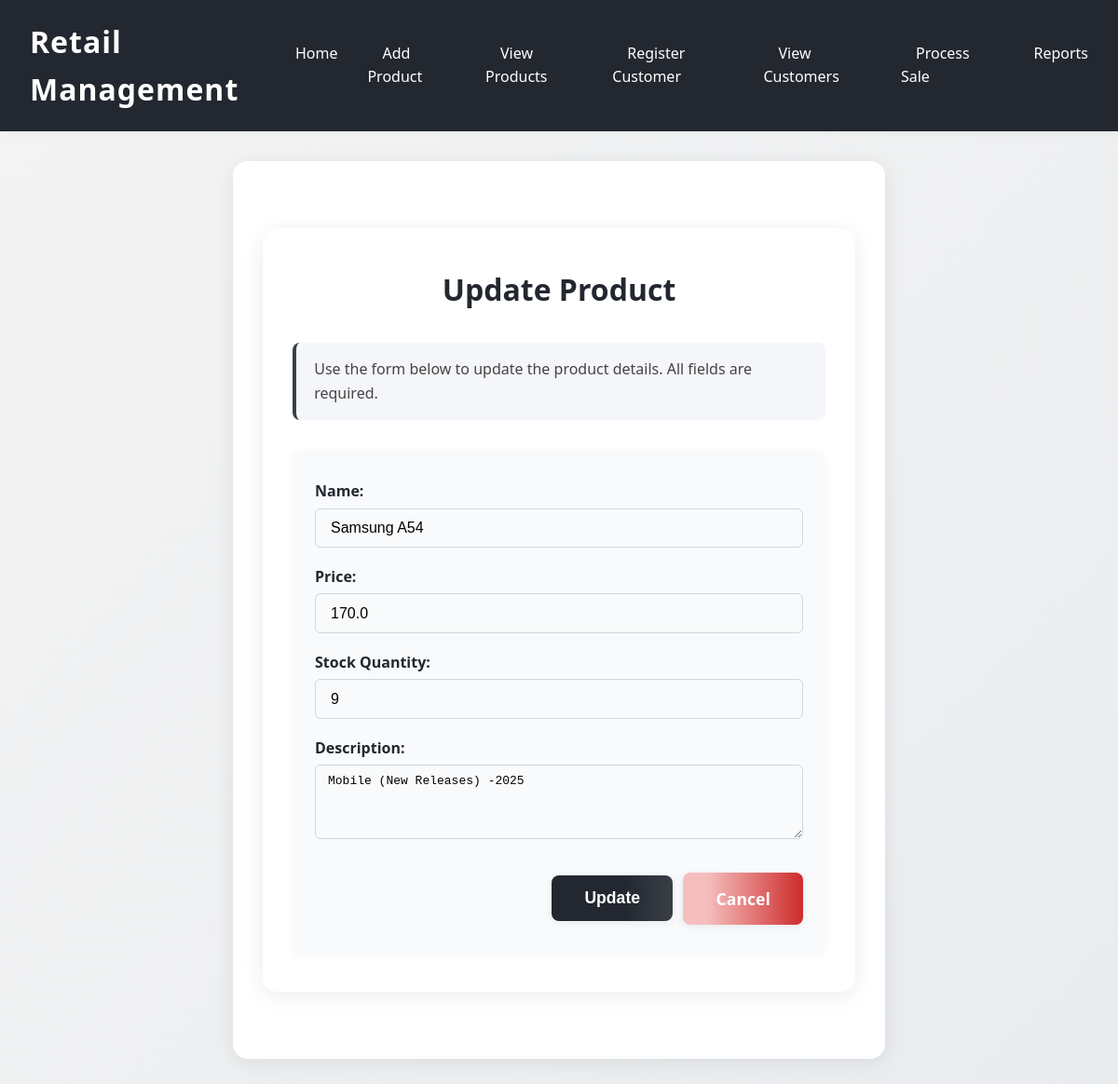
Before: /update_product/1 with the older database file.
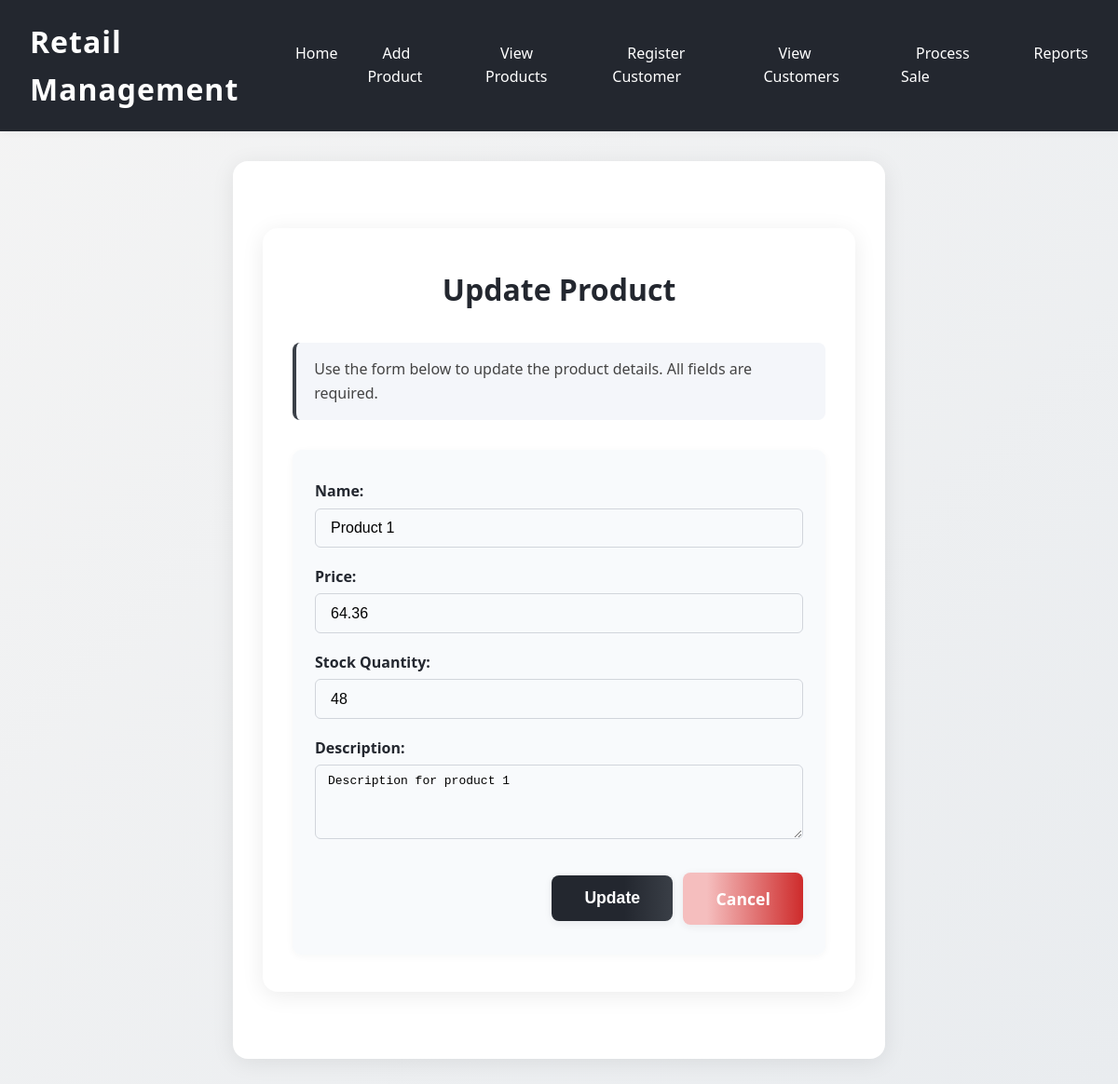
After: the same page with the newer database file.
### models.py (models this page shows)
class Product(db.Model):
    product_id = db.Column(db.String(100), primary_key=True)
    name = db.Column(db.String(100))
    description = db.Column(db.String(200))
    price = db.Column(db.Float)
    stock_quantity = db.Column(db.Integer)

### app.py (the view, shortened to what this page needs)
@app.route("/update_product/<product_id>", methods=["GET", "POST"])
def update_product(product_id):
    product = Product.query.get_or_404(product_id)
    return render_template("update_product.html", product=product)

### templates/update_product.html (shortened to what this page needs)
{% extends 'base.html' %}
{% block content %}
<div class="container">
    <h1 class="form-title">Update Product</h1>
    <div class="description-box">
        <p>Use the form below to update the product details. All fields are required.</p>
    </div>
    <form method="post" class="styled-form">
        <div class="form-group">
            <label for="name">Name:</label>
            <input type="text" id="name" name="name" value="{{ product.name }}" required>
        </div>
        <div class="form-group">
            <label for="price">Price:</label>
            <input type="number" id="price" name="price" value="{{ product.price }}" step="0.01" required>
        </div>
        <div class="form-group">
            <label for="stock_quantity">Stock Quantity:</label>
            <input type="number" id="stock_quantity" name="stock_quantity" value="{{ product.stock_quantity }}" required>
        </div>
        <div class="form-group">
            <label for="description">Description:</label>
            <textarea id="description" name="description">{{ product.description }}</textarea>
        </div>
        <div class="form-actions">
            <button type="submit" class="update-btn">Update</button>
            <a href="{{ url_for('list_products') }}" class="cancel-btn">Cancel</a>
        </div>
    </form>
</div>
{% endblock %}

Changed rows visible on the page:
changed Product: name "Samsung A54" → "Product 1"; price "170.0" → "64.36"; stock_quantity "9" → "48"; description "Mobile (New Releases) -2025" → "Description for product 1"
